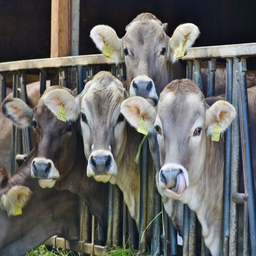
#> input picture cowImages/healthycows/Normal_Skin_105.png, 256 x 256 px; its folder holds only this picture in this run
$ jupyter execute --allow-errors KNN.ipynb
#> lines starting #> are read from the running program, lines starting #| are printed output that depends on the picture
[cell 1]
import os
import cv2
import numpy as np
import pickle
import matplotlib.pyplot as plt
import seaborn as sns
from sklearn.model_selection import train_test_split
from sklearn.model_selection import train_test_split
from sklearn.preprocessing import LabelEncoder, label_binarize
from sklearn.metrics import accuracy_score, classification_report, confusion_matrix, ConfusionMatrixDisplay, roc_curve, auc
from sklearn.neighbors import KNeighborsClassifier

[cell 2]
# Function to load dataset
def load_dataset(image_dir, img_size=(256, 256)):
    """Load images and labels from the specified directory."""
#> called with image_dir = '../cowImages', img_size = (256, 256)
    images, labels = [], []
    for folder_name in os.listdir(image_dir):
        folder_path = os.path.join(image_dir, folder_name)
        if os.path.isdir(folder_path):
            for image_name in os.listdir(folder_path):
                image_path = os.path.join(folder_path, image_name)
                image = cv2.imread(image_path)
#> image is the input picture: shape (256, 256, 3); mean B, G, R 98.3, 100.6, 100.3
                if image is not None:
                    image = cv2.resize(image, img_size)
                    images.append(image)
                    labels.append(folder_name)
    return np.array(images), np.array(labels)

# Load dataset
image_dir = '../cowImages'
images, labels = load_dataset(image_dir)

[cell 3]
# Flatten and normalize the images
images_flattened = images.reshape(len(images), -1) / 255.0

# Encode the labels
label_encoder = LabelEncoder()
labels_encoded = label_encoder.fit_transform(labels)
#> labels_encoded = [0]

# Plot distribution of classes
plt.figure(figsize=(10, 6))
sns.countplot(x=labels)
plt.title("Distribution of Classes")
plt.xlabel("Class")
plt.ylabel("Number of Images")
plt.xticks(rotation=45)
plt.show()
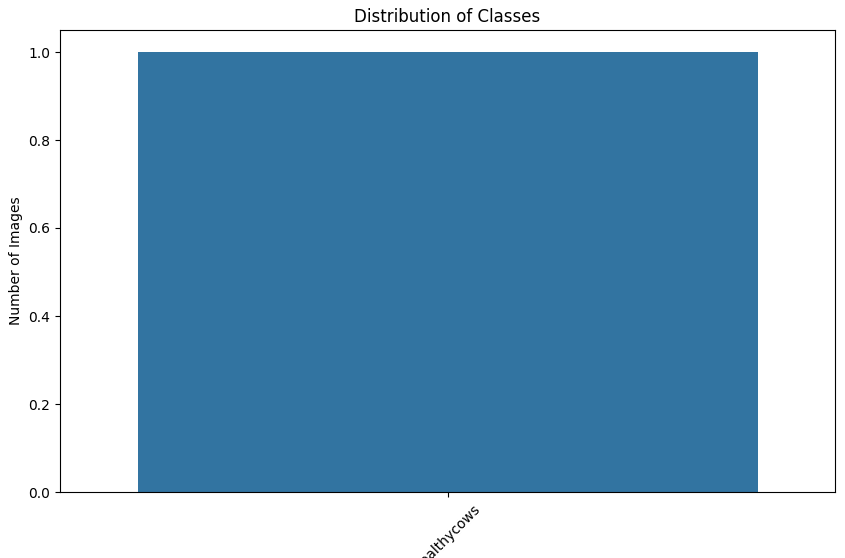
#> figure drawn by matplotlib, 1 panel

# Split the data into training and test sets
#> (the rest of this cell did not finish here and is left out)
